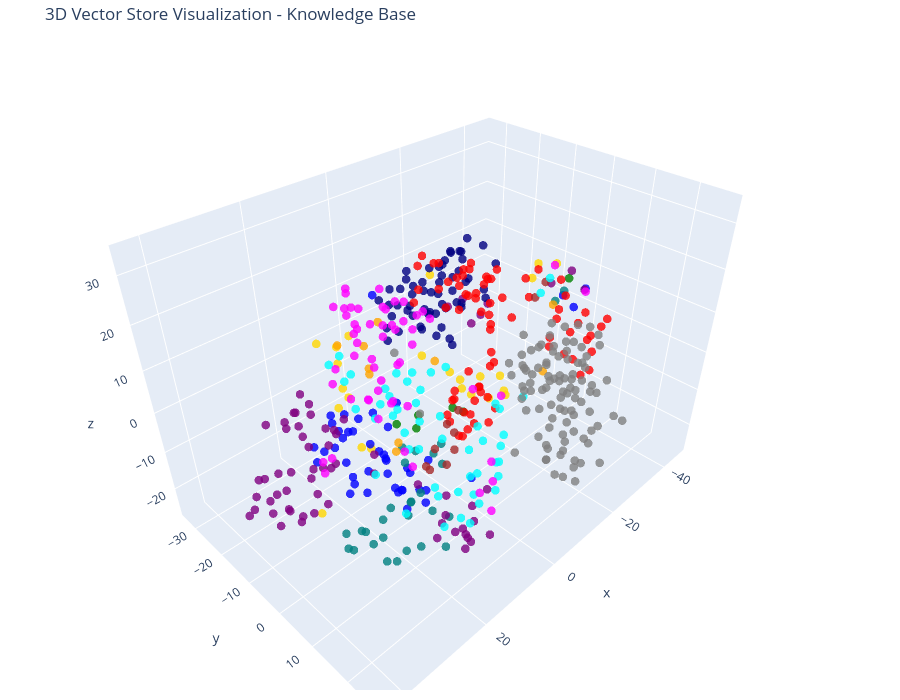

The notebook cell this image was saved under:
### Code cell
# Create 3D visualization using t-SNE

tsne = TSNE(n_components=3, random_state=42)
reduced_vectors = tsne.fit_transform(vectors)

fig = go.Figure(data=[go.Scatter3d(
    x=reduced_vectors[:, 0],
    y=reduced_vectors[:, 1],
    z=reduced_vectors[:, 2],
    mode='markers',
    marker=dict(size=5, color=colors, opacity=0.8),
    text=[f"Type: {t}<br>Text: {d[:100]}..." for t, d in zip(doc_types, documents_text)],
    hoverinfo='text'
)])

fig.update_layout(
    title='3D Vector Store Visualization - Knowledge Base',
    scene=dict(xaxis_title='x', yaxis_title='y', zaxis_title='z'),
    width=900,
    height=700,
    margin=dict(r=20, b=10, l=10, t=40)
)

fig.show()

### Figure 1 — Plotly figure (JSON) as saved in the notebook; plotly's stock layout.template omitted (floating-point values rounded to 4 significant figures; data arrays with more than 128 entries replaced by an {"elided": "..."} marker saying what was removed)
{"data": [{"hoverinfo": "text", "marker": {"color": {"elided": "520 str values"}, "opacity": 0.8, "size": 5}, "mode": "markers", "text": {"elided": "520 str values"}, "type": "scatter3d", "x": {"elided": "520 float values"}, "y": {"elided": "520 float values"}, "z": {"elided": "520 float values"}}], "layout": {"height": 700, "margin": {"b": 10, "l": 10, "r": 20, "t": 40}, "scene": {"xaxis": {"title": {"text": "x"}}, "yaxis": {"title": {"text": "y"}}, "zaxis": {"title": {"text": "z"}}}, "title": {"text": "3D Vector Store Visualization - Knowledge Base"}, "width": 900}}
